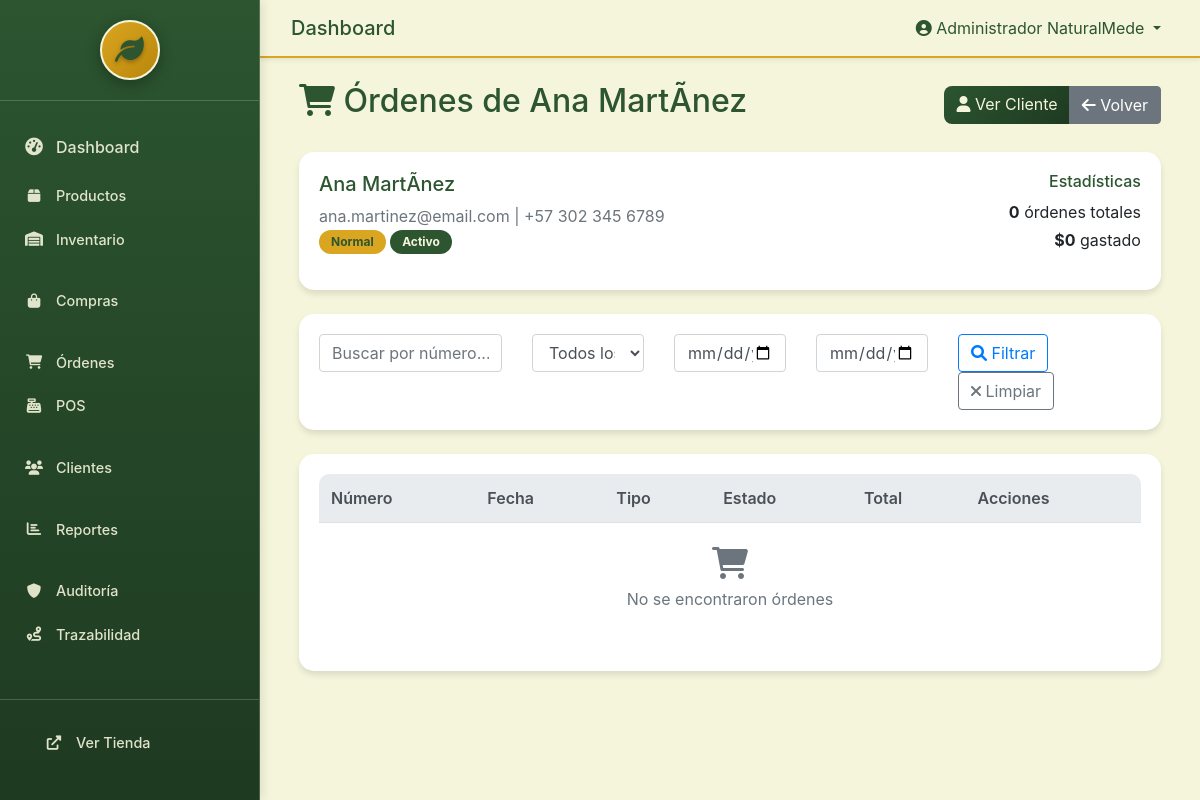
The page /admin-custom/customers/3/orders/ (signed in) on the database its author committed.
### customers/models.py (models this page shows, shortened)
class Customer(models.Model):
    CUSTOMER_TYPES = [
        ('normal', 'Normal'),
        ('vip', 'VIP'),
    ]
    CHANNEL_CHOICES = [
        ('instagram', 'Instagram'),
        ('facebook', 'Facebook'),
        ('whatsapp', 'WhatsApp'),
        ('google', 'Google'),
        ('referral', 'Referido por cliente'),
        ('walk_in', 'Cliente de tienda física'),
        ('website', 'Sitio web'),
        ('email', 'Email'),
        ('phone', 'Llamada telefónica'),
        ('other', 'Otro'),
    ]
    user = models.OneToOneField(User, on_delete=models.CASCADE, verbose_name="Usuario")
    customer_type = models.CharField(max_length=10, choices=CUSTOMER_TYPES, default='normal', verbose_name="Tipo de cliente")
    document_type = models.CharField(max_length=20, verbose_name="Tipo de documento")
    document_number = models.CharField(max_length=20, unique=True, verbose_name="Número de documento")
    phone_regex = RegexValidator(regex=r'^\+?1?\d{9,15}$', message="El número de teléfono debe tener el formato: '+999999999'. Hasta 15 dígitos permitidos.")
    phone = models.CharField(validators=[phone_regex], max_length=17, verbose_name="Teléfono")
    address = models.TextField(verbose_name="Dirección")
    city = models.CharField(max_length=100, verbose_name="Ciudad")
    birth_date = models.DateField(blank=True, null=True, verbose_name="Fecha de nacimiento")
    channel = models.CharField(max_length=20, choices=CHANNEL_CHOICES, default='other', verbose_name="Canal de llegada")
    notes = models.TextField(blank=True, verbose_name="Notas")
    is_active = models.BooleanField(default=True, verbose_name="Activo")
    created_at = models.DateTimeField(auto_now_add=True, verbose_name="Creado en")
    updated_at = models.DateTimeField(auto_now=True, verbose_name="Actualizado en")
    class Meta:
        verbose_name = "Cliente"
        verbose_name_plural = "Clientes"
        ordering = ['user__last_name', 'user__first_name']
    @property
    def full_name(self):
        return self.user.get_full_name()
    @property
    def email(self):
        return self.user.email

### custom_admin/views.py (the view, shortened to what this page needs)
# urls.py: path('customers/<int:pk>/orders/', views.admin_customer_orders, name='admin_customer_orders'),
@login_required
def admin_customer_orders(request, pk):
    customer = get_object_or_404(Customer, pk=pk)
    web_orders = Order.objects.filter(customer=customer).order_by('-created_at')
    pos_sales = POSSale.objects.filter(customer=customer).order_by('-created_at')
    search = request.GET.get('search')
    status = request.GET.get('status')
    start_date = request.GET.get('start_date')
    end_date = request.GET.get('end_date')
    if status:
        web_orders = web_orders.filter(status=status)
    if start_date:
        web_orders = web_orders.filter(created_at__date__gte=start_date)
        pos_sales = pos_sales.filter(created_at__date__gte=start_date)
    if end_date:
        web_orders = web_orders.filter(created_at__date__lte=end_date)
        pos_sales = pos_sales.filter(created_at__date__lte=end_date)
    all_orders = []
    all_orders.sort(key=lambda x: x['date'], reverse=True)
    from django.core.paginator import Paginator
    paginator = Paginator(all_orders, 20)
    page_number = request.GET.get('page')
    all_orders = paginator.get_page(page_number)
    context = {
        'customer': customer,
        'orders': all_orders,
        'current_search': search,
        'current_status': status,
        'current_start_date': start_date,
        'current_end_date': end_date,
        'status_choices': Order.STATUS_CHOICES,
    }
    return render(request, 'custom_admin/customer_orders.html', context)

### custom_admin/templates/custom_admin/customer_orders.html (shortened to what this page needs)
{% extends 'custom_admin/base.html' %}
{% load static %}
{% block content %}
<div class="container-fluid">
    <div class="row">
        <div class="col-12">
            <div class="d-flex justify-content-between align-items-center mb-4">
                <h2><i class="fas fa-shopping-cart"></i> Órdenes de {{ customer.full_name }}</h2>
                <div class="btn-group">
                    <a href="{% url 'custom_admin:admin_customer_detail' customer.pk %}" class="btn btn-primary">
                        <i class="fas fa-user"></i> Ver Cliente
                    </a>
                    <a href="{% url 'custom_admin:admin_customers' %}" class="btn btn-secondary">
                        <i class="fas fa-arrow-left"></i> Volver
                    </a>
                </div>
            </div>
            <div class="card mb-4">
                <div class="card-body">
                    <div class="row">
                        <div class="col-md-8">
                            <h5>{{ customer.full_name }}</h5>
                            <p class="text-muted mb-0">{{ customer.user.email }} | {{ customer.phone }}</p>
                            <p class="text-muted">
                                <span class="badge badge-{% if customer.customer_type == 'vip' %}warning{% else %}info{% endif %}">
                                    {{ customer.get_customer_type_display }}
                                </span>
                                {% if customer.is_active %}
                                    <span class="badge badge-success">Activo</span>
                                {% else %}
                                    <span class="badge badge-secondary">Inactivo</span>
                                {% endif %}
                            </p>
                        </div>
                        <div class="col-md-4 text-right">
                            <h6>Estadísticas</h6>
                            <p class="mb-1"><strong>{{ orders|length }}</strong> órdenes totales</p>
                            <p class="mb-0"><strong>${{ orders|length|add:0|floatformat:0 }}</strong> gastado</p>
                        </div>
                    </div>
                </div>
            </div>
            <div class="card mb-4">
                <div class="card-body">
                    <form method="get" class="row g-3">
                        <div class="col-md-3">
                            <input type="text" class="form-control" name="search"
                                   placeholder="Buscar por número..." value="{{ current_search|default:'' }}">
                        </div>
                        <div class="col-md-2">
                            <select class="form-control" name="status">
                                <option value="">Todos los estados</option>
                            </select>
                        </div>
                        <div class="col-md-2">
                            <input type="date" class="form-control" name="start_date"
                                   value="{{ current_start_date|default:'' }}" placeholder="Desde">
                        </div>
                        <div class="col-md-2">
                            <input type="date" class="form-control" name="end_date"
                                   value="{{ current_end_date|default:'' }}" placeholder="Hasta">
                        </div>
                        <div class="col-md-3">
                            <button type="submit" class="btn btn-outline-primary">
                                <i class="fas fa-search"></i> Filtrar
                            </button>
                            <a href="{% url 'custom_admin:admin_customer_orders' customer.pk %}" class="btn btn-outline-secondary">
                                <i class="fas fa-times"></i> Limpiar
                            </a>
                        </div>
                    </form>
                </div>
            </div>
            <div class="card">
                <div class="card-body">
                    <div class="table-responsive">
                        <table class="table table-hover">
                            <thead class="thead-light">
                                <tr>
                                    <th>Número</th>
                                    <th>Fecha</th>
                                    <th>Tipo</th>
                                    <th>Estado</th>
                                    <th>Total</th>
                                    <th>Acciones</th>
                                </tr>
                            </thead>
                            <tbody>
                                {% for order in orders %}
                                <tr>
                                    <td>
                                        <strong>#{{ order.number }}</strong>
                                    </td>
                                    <td>{{ order.date|date:"d/m/Y H:i" }}</td>
                                    <td>
                                        <span class="badge badge-{% if order.type == 'web' %}primary{% else %}success{% endif %}">
                                            {{ order.type_display }}
                                        </span>
                                    </td>
                                    <td>
                                        <span class="badge badge-{% if order.status == 'delivered' %}success{% elif order.status == 'paid' %}primary{% elif order.status == 'pending' %}warning{% elif order.status == 'shipped' %}info{% else %}secondary{% endif %}">
                                            {{ order.status_display }}
                                        </span>
                                    </td>
                                    <td class="order-total">${{ order.total|floatformat:0 }}</td>
                                    <td>
                                        <div class="btn-group" role="group">
                                            {% if order.type == 'web' %}
                                                <a href="{% url 'custom_admin:admin_order_detail' order.order.id %}" class="btn btn-sm btn-outline-primary" title="Ver Detalle">
                                                    <i class="fas fa-eye"></i>
                                                </a>
                                            {% else %}
                                                <a href="{% url 'custom_admin:admin_pos_sale_detail' order.sale.id %}" class="btn btn-sm btn-outline-success" title="Ver Detalle">
                                                    <i class="fas fa-eye"></i>
                                                </a>
                                            {% endif %}
                                        </div>
                                    </td>
                                </tr>
                                {% empty %}
                                <tr>
                                    <td colspan="6" class="text-center text-muted py-4">
                                        <i class="fas fa-shopping-cart fa-2x mb-2"></i><br>
                                        No se encontraron órdenes
                                    </td>
                                </tr>
                                {% endfor %}
                            </tbody>
                        </table>
                    </div>
                </div>
            </div>
        </div>
    </div>
</div>
{% endblock %}

### custom_admin/templates/custom_admin/base.html (shortened to what this page needs)
{% load static %}
<!DOCTYPE html>
<html lang="es">
<head>
    <link href="https://cdn.jsdelivr.net/npm/bootstrap@4.5.2/dist/css/bootstrap.min.css" rel="stylesheet">
    <link href="https://cdnjs.cloudflare.com/ajax/libs/font-awesome/6.0.0/css/all.min.css" rel="stylesheet">
    <link href="https://cdn.jsdelivr.net/npm/select2@4.1.0-rc.0/dist/css/select2.min.css" rel="stylesheet" />
</head>
<body>
    <div class="sidebar" id="sidebar">
        <div class="sidebar-header">
            <div class="text-center">
                <div class="logo-container">
                    <div class="logo-fallback" style="display: none;">
                        <div class="logo-circle">
                            <i class="fas fa-leaf logo-icon"></i>
                        </div>
                    </div>
                </div>
            </div>
        </div>
        <div class="sidebar-nav">
            <nav class="nav flex-column">
                <a class="nav-link {% if request.resolver_match.url_name == 'admin_dashboard' %}active{% endif %}" href="{% url 'custom_admin:admin_dashboard' %}">
                    <i class="fas fa-tachometer-alt"></i> Dashboard
                </a>
                <div class="nav-section">
                    <a class="nav-link {% if request.resolver_match.url_name == 'admin_products' %}active{% endif %}" href="{% url 'custom_admin:admin_products' %}">
                        <i class="fas fa-box"></i> Productos
                    </a>
                    <a class="nav-link {% if request.resolver_match.url_name == 'admin_inventory' %}active{% endif %}" href="{% url 'custom_admin:admin_inventory' %}">
                        <i class="fas fa-warehouse"></i> Inventario
                    </a>
                </div>
                <div class="nav-section">
                    <a class="nav-link {% if 'purchases' in request.resolver_match.namespace %}active{% endif %}" href="{% url 'purchases:dashboard' %}">
                        <i class="fas fa-shopping-bag"></i> Compras
                    </a>
                </div>
                <div class="nav-section">
                    <a class="nav-link {% if request.resolver_match.url_name == 'admin_orders' %}active{% endif %}" href="{% url 'custom_admin:admin_orders' %}">
                        <i class="fas fa-shopping-cart"></i> Órdenes
                    </a>
                    <a class="nav-link {% if request.resolver_match.url_name == 'admin_pos' %}active{% endif %}" href="{% url 'custom_admin:admin_pos' %}">
                        <i class="fas fa-cash-register"></i> POS
                    </a>
                </div>
                <div class="nav-section">
                    <a class="nav-link {% if request.resolver_match.url_name == 'admin_customers' %}active{% endif %}" href="{% url 'custom_admin:admin_customers' %}">
                        <i class="fas fa-users"></i> Clientes
                    </a>
                </div>
                <div class="nav-section">
                    <a class="nav-link {% if request.resolver_match.url_name == 'admin_reports' %}active{% endif %}" href="{% url 'custom_admin:admin_reports' %}">
                        <i class="fas fa-chart-bar"></i> Reportes
                    </a>
                </div>
                <div class="nav-section">
                    <a class="nav-link {% if request.resolver_match.url_name == 'audit:dashboard' %}active{% endif %}" href="{% url 'audit:dashboard' %}">
                        <i class="fas fa-shield-alt"></i> Auditoría
                    </a>
                    <a class="nav-link {% if 'inventory_trace' in request.resolver_match.url_name %}active{% endif %}" href="{% url 'audit:inventory_trace_dashboard' %}">
                        <i class="fas fa-route"></i> Trazabilidad
                    </a>
                </div>
            </nav>
        </div>
        <div class="sidebar-footer">
            <div class="nav-section">
                <a class="nav-link" href="/">
                    <i class="fas fa-external-link-alt"></i> Ver Tienda
                </a>
            </div>
        </div>
    </div>
    <div class="main-content">
        <nav class="navbar navbar-expand-lg navbar-custom">
            <div class="container-fluid">
                <span class="navbar-brand mb-0 h1">
                    {% block page_title %}Dashboard{% endblock %}
                </span>
                <div class="navbar-nav ml-auto">
                    <div class="nav-item dropdown">
                        <a class="nav-link dropdown-toggle" href="#" id="navbarDropdown" role="button" data-toggle="dropdown">
                            <i class="fas fa-user-circle"></i> {{ user.get_full_name|default:user.username }}
                        </a>
                    </div>
                </div>
            </div>
        </nav>
        <div class="container-fluid p-4">
            {% block content %}{% endblock %}
        </div>
    </div>
</body>
</html>

### rows shown on the page
Customer: full_name "Ana MartÃ­nez", user.email "ana.martinez@email.com", phone "+57 302 345 6789", customer_type "Normal"

### other values the page prints
{{ user.get_full_name|default:user.username }} "Administrador NaturalMede"
{{ orders|length }} "0"
{{ orders|length|add:0|floatformat:0 }} "0"
